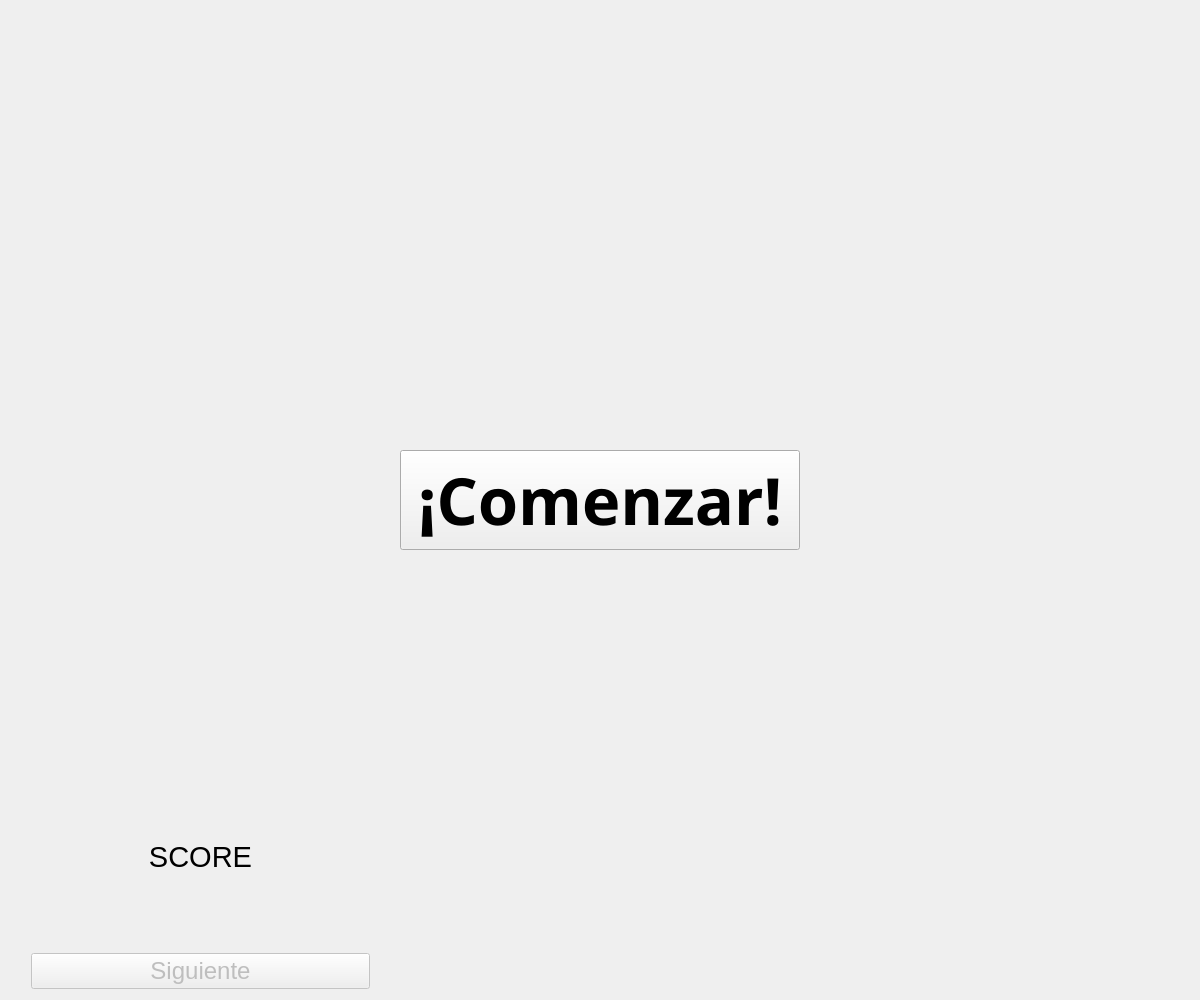
<?xml version="1.0" encoding="UTF-8"?>
<ui version="4.0">
 <class>GamePlay</class>
 <widget class="QWidget" name="GamePlay">
  <property name="enabled">
   <bool>true</bool>
  </property>
  <property name="geometry">
   <rect>
    <x>0</x>
    <y>0</y>
    <width>1200</width>
    <height>1000</height>
   </rect>
  </property>
  <property name="windowTitle">
   <string>Game</string>
  </property>
  <widget class="QPushButton" name="pbStart">
   <property name="geometry">
    <rect>
     <x>400</x>
     <y>450</y>
     <width>400</width>
     <height>100</height>
    </rect>
   </property>
   <property name="font">
    <font>
     <family>Ubuntu Condensed</family>
     <pointsize>49</pointsize>
     <weight>75</weight>
     <bold>true</bold>
    </font>
   </property>
   <property name="text">
    <string>¡Comenzar!</string>
   </property>
  </widget>
  <widget class="QWidget" name="questionsWidget" native="true">
   <property name="geometry">
    <rect>
     <x>10</x>
     <y>10</y>
     <width>381</width>
     <height>801</height>
    </rect>
   </property>
   <widget class="QWidget" name="verticalLayoutWidget">
    <property name="geometry">
     <rect>
      <x>10</x>
      <y>220</y>
      <width>361</width>
      <height>571</height>
     </rect>
    </property>
    <layout class="QVBoxLayout" name="question_layout"/>
   </widget>
   <widget class="QWidget" name="verticalLayoutWidget_3">
    <property name="geometry">
     <rect>
      <x>9</x>
      <y>9</y>
      <width>361</width>
      <height>201</height>
     </rect>
    </property>
    <layout class="QVBoxLayout" name="questionTitle_layout">
     <item>
      <widget class="QLabel" name="labeltitle">
       <property name="text">
        <string/>
       </property>
      </widget>
     </item>
     <item>
      <widget class="QLabel" name="lbl">
       <property name="text">
        <string/>
       </property>
      </widget>
     </item>
    </layout>
   </widget>
  </widget>
  <widget class="QWidget" name="optionsWidget" native="true">
   <property name="geometry">
    <rect>
     <x>420</x>
     <y>10</y>
     <width>661</width>
     <height>981</height>
    </rect>
   </property>
   <widget class="QWidget" name="gridLayoutWidget_2">
    <property name="geometry">
     <rect>
      <x>10</x>
      <y>0</y>
      <width>631</width>
      <height>971</height>
     </rect>
    </property>
    <layout class="QGridLayout" name="options_layout"/>
   </widget>
  </widget>
  <widget class="QLabel" name="lblResultado">
   <property name="geometry">
    <rect>
     <x>400</x>
     <y>200</y>
     <width>400</width>
     <height>100</height>
    </rect>
   </property>
   <property name="font">
    <font>
     <pointsize>20</pointsize>
    </font>
   </property>
   <property name="text">
    <string/>
   </property>
  </widget>
  <widget class="QWidget" name="scoreWidget" native="true">
   <property name="geometry">
    <rect>
     <x>10</x>
     <y>829</y>
     <width>381</width>
     <height>191</height>
    </rect>
   </property>
   <widget class="QWidget" name="verticalLayoutWidget_2">
    <property name="geometry">
     <rect>
      <x>10</x>
      <y>0</y>
      <width>361</width>
      <height>171</height>
     </rect>
    </property>
    <layout class="QVBoxLayout" name="scoresLayout">
     <item>
      <widget class="QLabel" name="labelScore">
       <property name="font">
        <font>
         <pointsize>22</pointsize>
        </font>
       </property>
       <property name="text">
        <string>SCORE</string>
       </property>
       <property name="alignment">
        <set>Qt::AlignCenter</set>
       </property>
      </widget>
     </item>
     <item>
      <widget class="QLabel" name="teScore">
       <property name="font">
        <font>
         <pointsize>40</pointsize>
         <weight>75</weight>
         <bold>true</bold>
        </font>
       </property>
       <property name="text">
        <string/>
       </property>
      </widget>
     </item>
     <item>
      <spacer name="verticalSpacer">
       <property name="orientation">
        <enum>Qt::Vertical</enum>
       </property>
       <property name="sizeType">
        <enum>QSizePolicy::Maximum</enum>
       </property>
       <property name="sizeHint" stdset="0">
        <size>
         <width>20</width>
         <height>200</height>
        </size>
       </property>
      </spacer>
     </item>
     <item>
      <widget class="QPushButton" name="pbItemEnd">
       <property name="enabled">
        <bool>false</bool>
       </property>
       <property name="font">
        <font>
         <pointsize>18</pointsize>
        </font>
       </property>
       <property name="text">
        <string>Siguiente</string>
       </property>
      </widget>
     </item>
    </layout>
   </widget>
  </widget>
  <zorder>questionsWidget</zorder>
  <zorder>optionsWidget</zorder>
  <zorder>pbStart</zorder>
  <zorder>scoreWidget</zorder>
  <zorder>lblResultado</zorder>
 </widget>
 <layoutdefault spacing="6" margin="11"/>
 <resources/>
 <connections/>
</ui>
